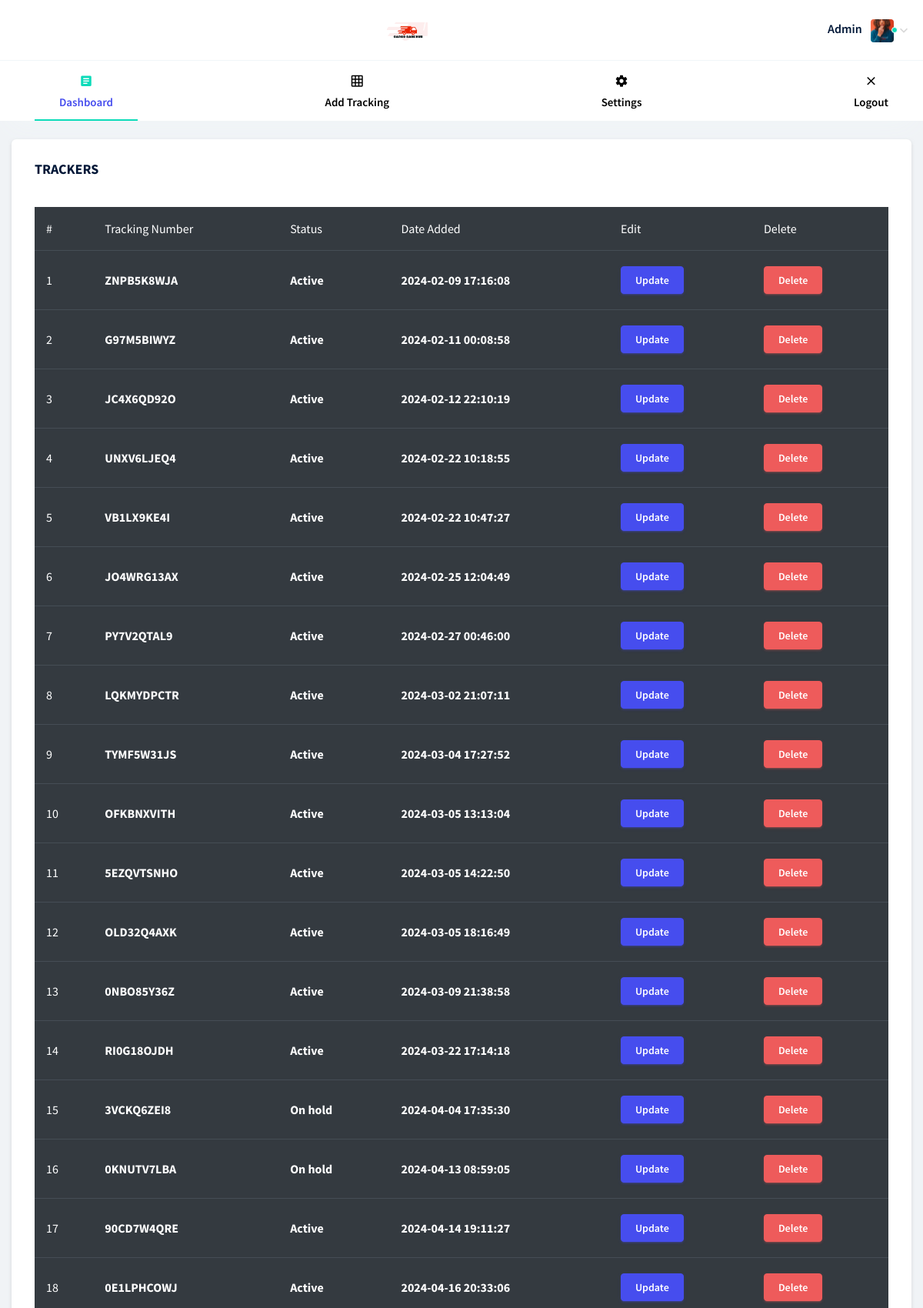
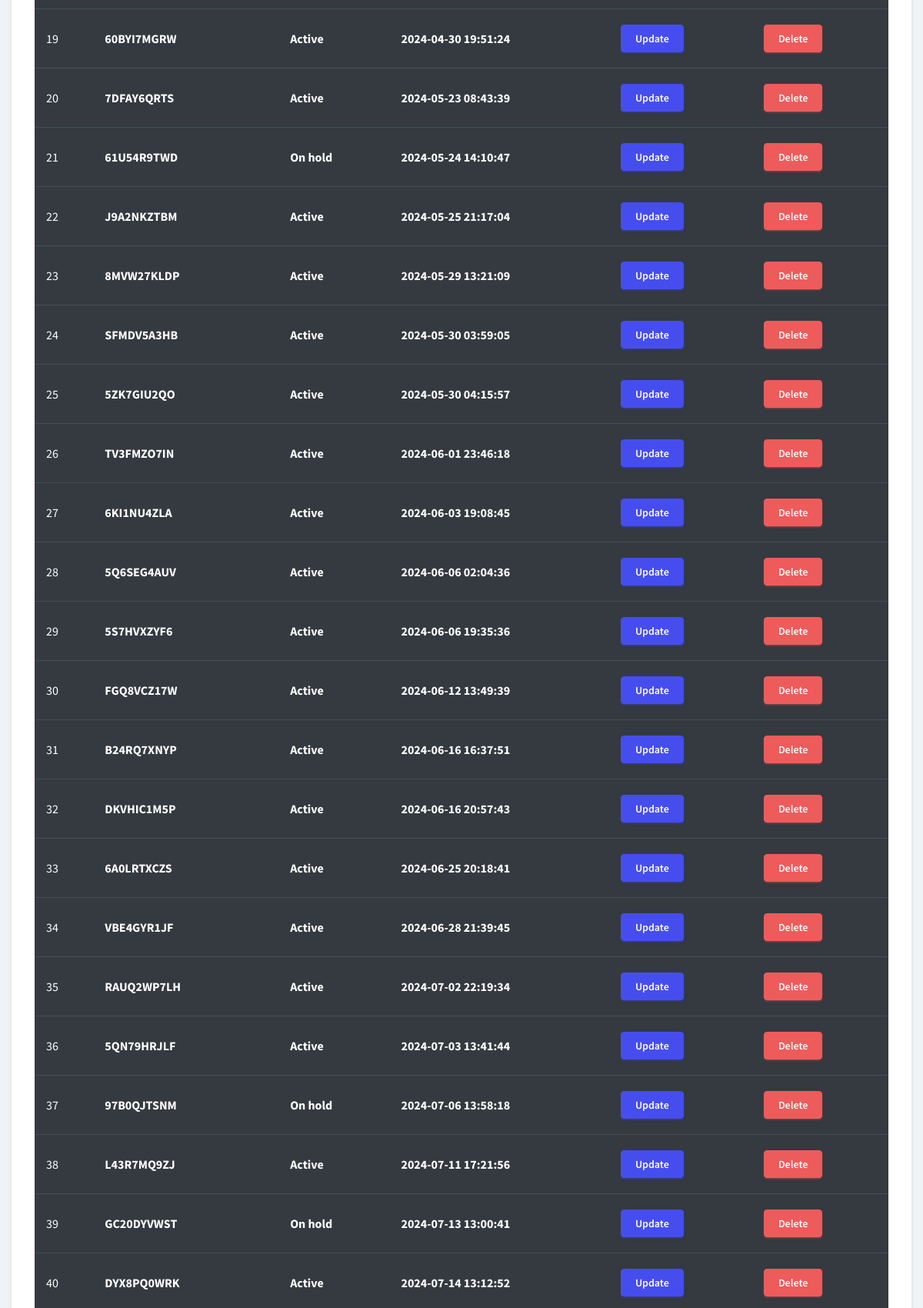
Screenshot of /admin/dashboard.php (signed in, upper part) with the database file from the repository (2 pictures, top to bottom).
### tables this page shows
CREATE TABLE `tracking` (
  `id` int NOT NULL,
  `tracking_number` varchar(255) NOT NULL,
  `sender_name` varchar(255) NOT NULL,
  `sender_contact` varchar(255) NOT NULL,
  `sender_email` varchar(255) NOT NULL,
  `sender_address` varchar(255) NOT NULL,
  `status` varchar(255) NOT NULL,
  `dispatch_location` varchar(255) NOT NULL,
  `receiver_email` varchar(255) NOT NULL,
  `receiver_name` varchar(255) NOT NULL,
  `receiver_contact` varchar(255) NOT NULL,
  `receiver_address` varchar(255) NOT NULL,
  `dispatch_date` varchar(255) NOT NULL,
  `delivery_date` varchar(255) NOT NULL,
  `product_name` varchar(255) NOT NULL,
  `product_image` varchar(255) NOT NULL,
  `percentage_on_delivery` varchar(255) DEFAULT NULL,
  `current_location` varchar(255) DEFAULT NULL,
  `date` datetime NOT NULL DEFAULT CURRENT_TIMESTAMP
);

### admin/dashboard.php (the view, shortened to what this page needs)
<?php
	include 'header.php';
?>
<div class="row">
	<div class="col-lg-12 grid-margin stretch-card">
              <div class="card">
                <div class="card-body">
                  <h4 class="card-title">TRACKERS</h4>
                  <div class="table-responsive pt-3">
                    <table class="table table-dark">
                      <thead>
                        <tr>
                          <th>#</th>
                          <th>Tracking Number</th>
                          <th>Status</th>
                          <th>Date Added</th>
                          <th>Edit</th>
                          <th>Delete</th>
                        </tr>
                      </thead>
                      <tbody>
                        <?php
                        $i = 0;
                        	$tr = mysqli_query($link, "SELECT * FROM tracking ");
                        	if (mysqli_num_rows($tr) > 0 ) {
                        		while ($row = mysqli_fetch_assoc($tr)) {
                        			$i++
                         ?>
                         <form method="post" action="dashboard.php">
                         <tr>
                         	<td><?php echo $i; ?></td>
                         	<td><b><?php echo $row['tracking_number'] ?></b></td>
                         	<td><b><?php echo $row['status'] ?></b></td>
                         	<td><b><?php echo $row['date'] ?></b></td>
                         	<td><a href="edit-tracking.php?num=<?php echo $row['tracking_number'] ?>" class="btn btn-primary">Update</a></td>
                         	<td><button type="submit" name="delete" onclick="return confirm('Do you really want to delete this ?')" class="btn btn-danger">Delete</button></td>
                         </tr>
                         </form>
                     <?php }} ?>
                      </tbody>
                    </table>
                  </div>
                </div>
              </div>
            </div>
</div>
<?php
	include 'footer.php';
?>

### admin/header.php (shortened to what this page needs)
<!DOCTYPE html>
<html lang="en">
  <head>
    <link rel="stylesheet" href="vendors/mdi/css/materialdesignicons.min.css">
    <link rel="stylesheet" href="vendors/base/vendor.bundle.base.css">
    <link rel="stylesheet" href="css/style.css">
  </head>
  <body>
    <div class="container-scroller">
    <div class="horizontal-menu">
      <nav class="navbar top-navbar col-lg-12 col-12 p-0">
        <div class="container-fluid">
          <div class="navbar-menu-wrapper d-flex align-items-center justify-content-between">
            <div class="text-center navbar-brand-wrapper d-flex align-items-center justify-content-center">
                <a class="navbar-brand brand-logo" href="dashboard.php"><img src="../logo/logo.png" alt="logo"/></a>
            </div>
            <ul class="navbar-nav navbar-nav-right">
                <li class="nav-item nav-profile dropdown">
                  <a class="nav-link dropdown-toggle" href="#" data-toggle="dropdown" id="profileDropdown">
                    <span class="nav-profile-name">Admin</span>
                    <span class="online-status"></span>
                    <img src="images/faces/face28.png" alt="profile"/>
                  </a>
                </li>
            </ul>
          </div>
        </div>
      </nav>
      <nav class="bottom-navbar">
        <div class="container">
            <ul class="nav page-navigation">
              <li class="nav-item">
                <a class="nav-link" href="dashboard.php">
                  <i class="mdi mdi-file-document-box menu-icon"></i>
                  <span class="menu-title">Dashboard</span>
                </a>
              </li>
              <li class="nav-item">
                  <a href="add-tracking.php" class="nav-link">
                    <i class="mdi mdi-grid menu-icon"></i>
                    <span class="menu-title">Add Tracking</span>
                  </a>
              </li>
              <li class="nav-item">
                  <a href="settings.php" class="nav-link">
                    <i class="mdi mdi-settings menu-icon"></i>
                    <span class="menu-title">Settings</span>
                  </a>
              </li>
              <li class="nav-item">
                  <a href="logout.php" class="nav-link">
                    <i class="mdi mdi-close menu-icon"></i>
                    <span class="menu-title">Logout</span>
                  </a>
              </li>
                          </ul>
        </div>
      </nav>
    </div>
		<div class="container-fluid page-body-wrapper">
			<div class="main-panel">
				<div class="content-wrapper">

### admin/footer.php (shortened to what this page needs)
</div>
			</div>
		</div>
    </div>
  </body>
</html>

### rows the page displays
tracking: tracking_number "ZNPB5K8WJA", status "Active", date "2024-02-09 17:16:08"
tracking: tracking_number "G97M5BIWYZ", status "Active", date "2024-02-11 00:08:58"
tracking: tracking_number "JC4X6QD92O", status "Active", date "2024-02-12 22:10:19"
tracking: tracking_number "UNXV6LJEQ4", status "Active", date "2024-02-22 10:18:55"
tracking: tracking_number "VB1LX9KE4I", status "Active", date "2024-02-22 10:47:27"
tracking: tracking_number "JO4WRG13AX", status "Active", date "2024-02-25 12:04:49"
tracking: tracking_number "PY7V2QTAL9", status "Active", date "2024-02-27 00:46:00"
tracking: tracking_number "LQKMYDPCTR", status "Active", date "2024-03-02 21:07:11"
tracking: tracking_number "TYMF5W31JS", status "Active", date "2024-03-04 17:27:52"
tracking: tracking_number "OFKBNXVITH", status "Active", date "2024-03-05 13:13:04"
tracking: tracking_number "5EZQVTSNHO", status "Active", date "2024-03-05 14:22:50"
tracking: tracking_number "OLD32Q4AXK", status "Active", date "2024-03-05 18:16:49"
tracking: tracking_number "0NBO85Y36Z", status "Active", date "2024-03-09 21:38:58"
tracking: tracking_number "RI0G18OJDH", status "Active", date "2024-03-22 17:14:18"
tracking: tracking_number "3VCKQ6ZEI8", status "On hold", date "2024-04-04 17:35:30"
tracking: tracking_number "0KNUTV7LBA", status "On hold", date "2024-04-13 08:59:05"
tracking: tracking_number "90CD7W4QRE", status "Active", date "2024-04-14 19:11:27"
tracking: tracking_number "0E1LPHCOWJ", status "Active", date "2024-04-16 20:33:06"
tracking: tracking_number "60BYI7MGRW", status "Active", date "2024-04-30 19:51:24"
tracking: tracking_number "7DFAY6QRTS", status "Active", date "2024-05-23 08:43:39"
tracking: tracking_number "61U54R9TWD", status "On hold", date "2024-05-24 14:10:47"
tracking: tracking_number "J9A2NKZTBM", status "Active", date "2024-05-25 21:17:04"
tracking: tracking_number "8MVW27KLDP", status "Active", date "2024-05-29 13:21:09"
tracking: tracking_number "SFMDV5A3HB", status "Active", date "2024-05-30 03:59:05"
tracking: tracking_number "5ZK7GIU2QO", status "Active", date "2024-05-30 04:15:57"
tracking: tracking_number "TV3FMZO7IN", status "Active", date "2024-06-01 23:46:18"
tracking: tracking_number "6KI1NU4ZLA", status "Active", date "2024-06-03 19:08:45"
tracking: tracking_number "5Q6SEG4AUV", status "Active", date "2024-06-06 02:04:36"
tracking: tracking_number "5S7HVXZYF6", status "Active", date "2024-06-06 19:35:36"
tracking: tracking_number "FGQ8VCZ17W", status "Active", date "2024-06-12 13:49:39"
tracking: tracking_number "B24RQ7XNYP", status "Active", date "2024-06-16 16:37:51"
tracking: tracking_number "DKVHIC1M5P", status "Active", date "2024-06-16 20:57:43"
tracking: tracking_number "6A0LRTXCZS", status "Active", date "2024-06-25 20:18:41"
tracking: tracking_number "VBE4GYR1JF", status "Active", date "2024-06-28 21:39:45"
tracking: tracking_number "RAUQ2WP7LH", status "Active", date "2024-07-02 22:19:34"
tracking: tracking_number "5QN79HRJLF", status "Active", date "2024-07-03 13:41:44"
tracking: tracking_number "97B0QJTSNM", status "On hold", date "2024-07-06 13:58:18"
tracking: tracking_number "L43R7MQ9ZJ", status "Active", date "2024-07-11 17:21:56"
tracking: tracking_number "GC20DYVWST", status "On hold", date "2024-07-13 13:00:41"
tracking: tracking_number "DYX8PQ0WRK", status "Active", date "2024-07-14 13:12:52"
